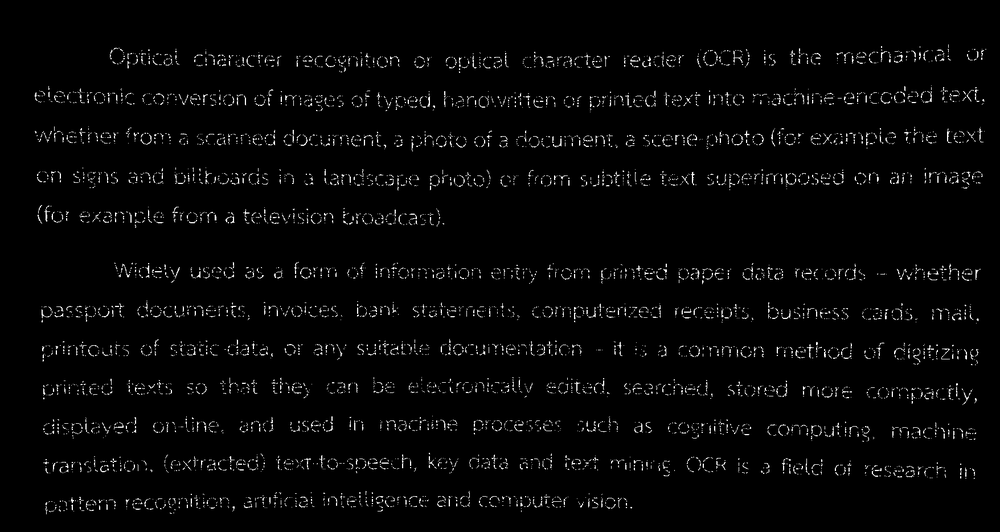
#> input picture lab-11/BrokenText.png, 1000 x 532 px, shrunk from 1756 x 934 before the run
$ jupyter execute lab-11.ipynb   (shell and % lines are left out)
#> lines starting #> are read from the running program, lines starting #| are printed output that depends on the picture; after the words box and inside, x2 and y2 are one past the last pixel; in counts of white or black regions, pixels touching at a corner belong together
[cell 1]
import cv2 as cv
import numpy as np
from matplotlib import pyplot as plt

[cell 2]
src = cv.imread("./BrokenText.png")
#> src is the input picture: shape (532, 1000, 3); min 0, max 255, mean 7.1
gray_img = cv.cvtColor(src,cv.COLOR_BGR2GRAY)
_,bin_img = cv.threshold(gray_img,127,255,cv.THRESH_BINARY)
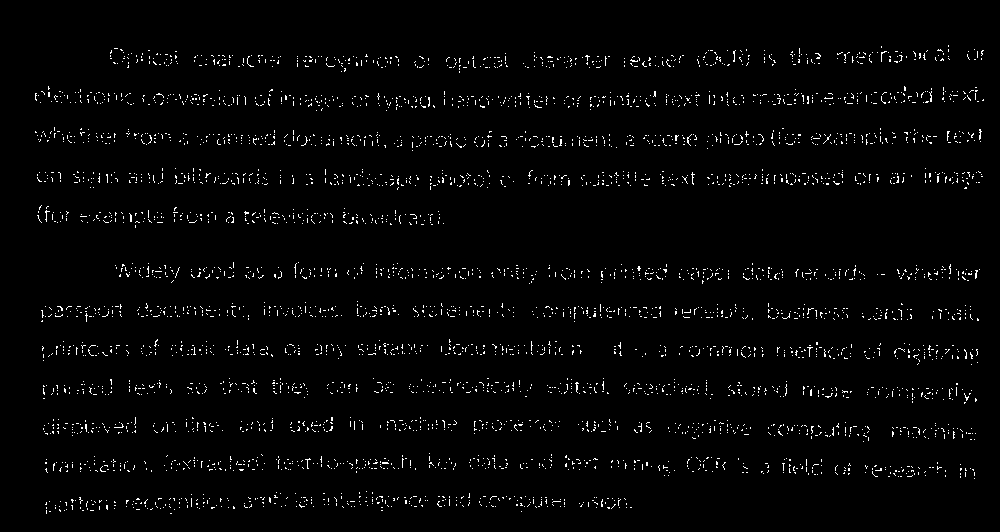
#> bin_img: shape (532, 1000); 2.2% white in thin lines or dots, all inside (x1, y1, x2, y2) = (35, 45, 984, 514)
plt.rcParams["figure.figsize"] = [30, 18]
#plt.rcParams["figure.autolayout"] = True
plt.imshow(bin_img,cmap='gray'),plt.xticks([]),plt.yticks([])
plt.show()

[cell 3]
# rect3x3 = cv.getStructuringElement(cv.MORPH_RECT,(3,3))
# cross3x3 = cv.getStructuringElement(cv.MORPH_CROSS,(3,3))
# ellipse3x3 = cv.getStructuringElement(cv.MORPH_ELLIPSE,(3,3))
rect5x5 = cv.getStructuringElement(cv.MORPH_RECT,(5,5))
cross5x5 = cv.getStructuringElement(cv.MORPH_CROSS,(5,5))
ellipse5x5 = cv.getStructuringElement(cv.MORPH_ELLIPSE,(5,5))

[cell 4]
dilated_rect5x5 = cv.dilate(bin_img,rect5x5,iterations=1)
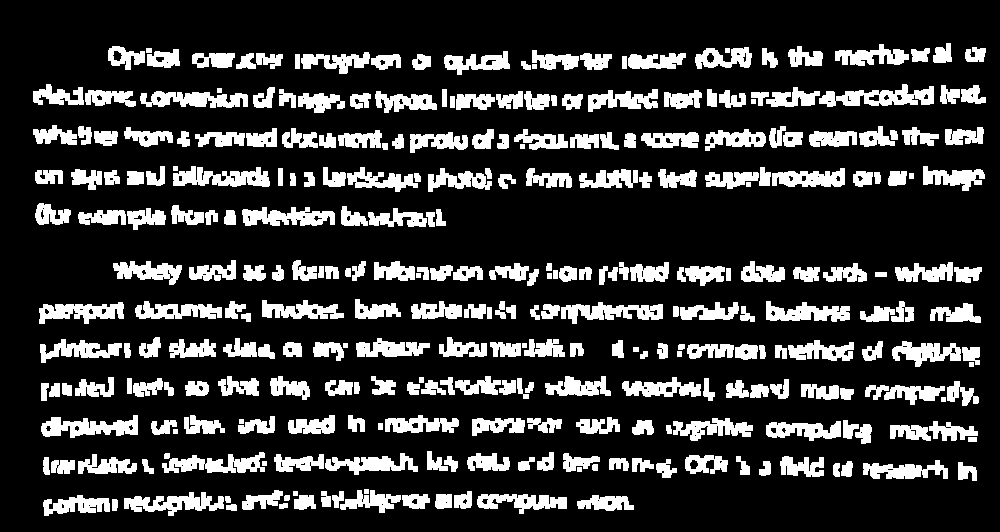
#> dilated_rect5x5: shape (532, 1000); 20.3% white; 307 white regions, largest, box (x1, y1, x2, y2) and area: (819, 84, 934, 107) 1399, (41, 415, 138, 438) 1257, (173, 166, 270, 187) 1253
dilated_cross5x5 = cv.dilate(bin_img,cross5x5,iterations=1)
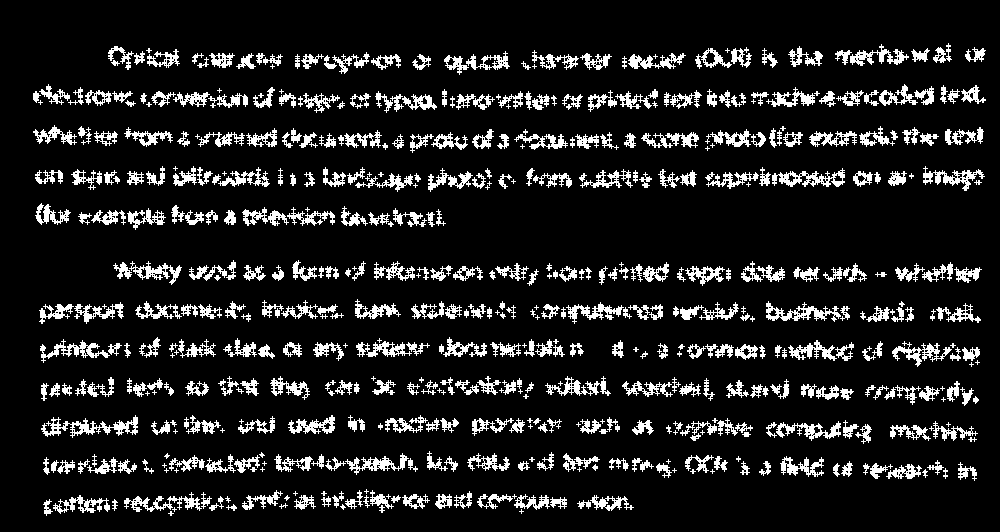
#> dilated_cross5x5: shape (532, 1000); 12.2% white; 578 white regions (130 under 20 px), largest, box (x1, y1, x2, y2) and area: (41, 415, 138, 438) 772, (772, 168, 845, 187) 614, (766, 301, 841, 322) 604
dilated_ellipse5x5 = cv.dilate(bin_img,ellipse5x5,iterations=1)
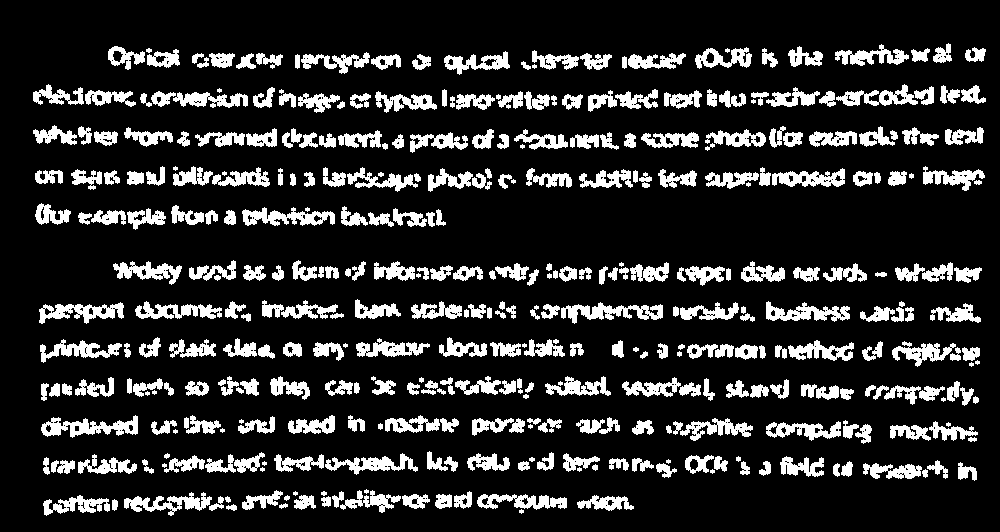
#> dilated_ellipse5x5: shape (532, 1000); 16.8% white; 387 white regions (38 under 20 px), largest, box (x1, y1, x2, y2) and area: (41, 415, 138, 438) 1058, (561, 302, 663, 324) 1047, (242, 207, 335, 226) 954
ALL_show_img = np.concatenate((dilated_cross5x5,dilated_ellipse5x5,dilated_rect5x5),axis=1)
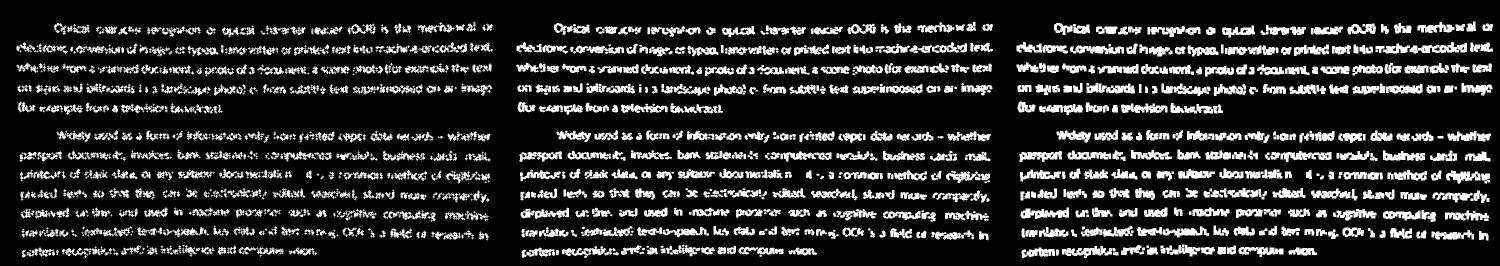
#> ALL_show_img: shape (532, 3000) (shown at 1/2 size); 16.4% white; 1272 white regions (168 under 20 px), largest, box (x1, y1, x2, y2) and area: (2819, 84, 2934, 107) 1399, (2041, 415, 2138, 438) 1257, (2173, 166, 2270, 187) 1253
plt.imshow(ALL_show_img,cmap='gray')

[cell 5]
ALL_show_img = np.concatenate((bin_img,dilated_rect5x5),axis=0)
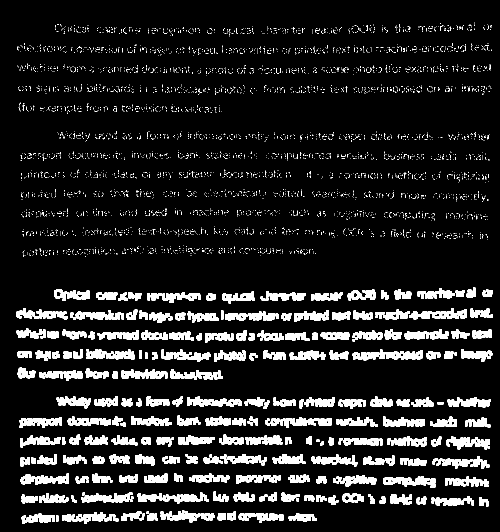
#> ALL_show_img: shape (1064, 1000) (shown at 1/2 size); 11.2% white; 4404 white regions (4096 under 20 px), largest, box (x1, y1, x2, y2) and area: (819, 616, 934, 639) 1399, (41, 947, 138, 970) 1257, (173, 698, 270, 719) 1253
plt.imshow(ALL_show_img,cmap='gray')

$ run again, with lab-11/3-3-3.png copied over lab-11/BrokenText.png
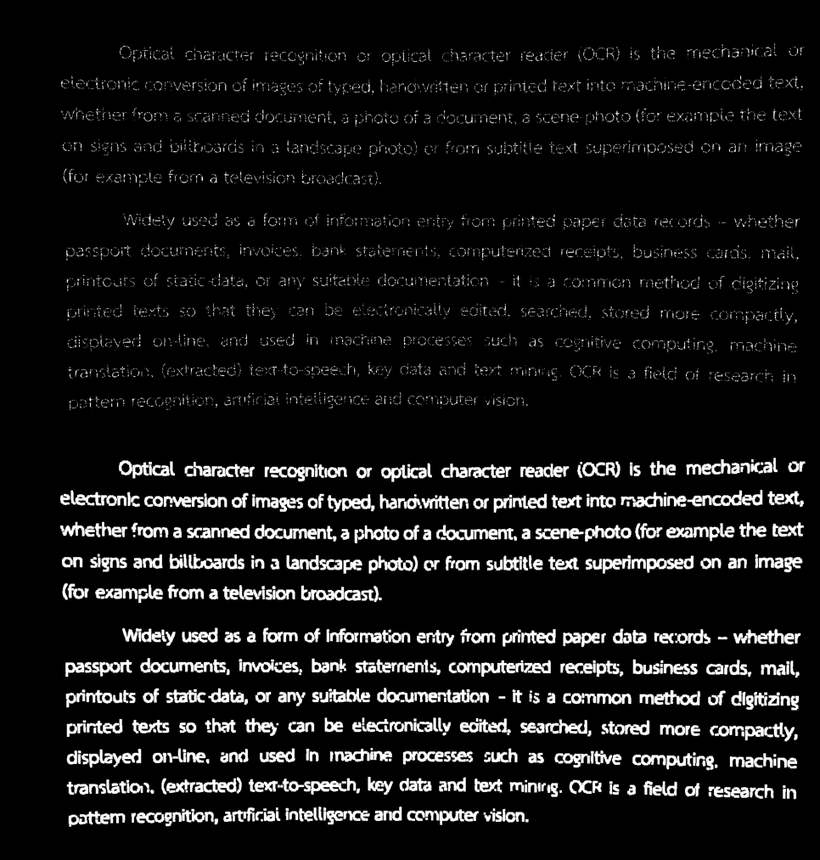
#> input picture lab-11/3-3-3.png, 820 x 860 px, shrunk from 966 x 1013 before the run
#> src is the input picture: shape (860, 820, 3); min 0, max 255, mean 20.6
#> `_,bin_img = cv.threshold(gray_img,127,255,cv.THRESH_BINARY)`:
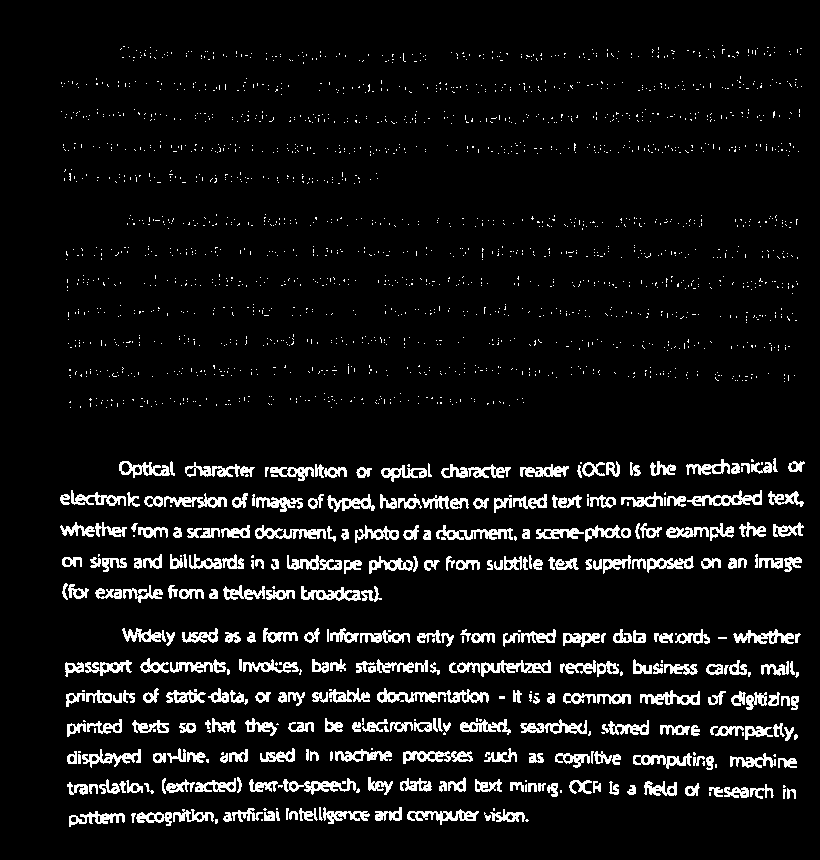
#> bin_img: shape (860, 820); 7.4% white; 2317 white regions (2016 under 20 px), largest, box (x1, y1, x2, y2) and area: (377, 688, 489, 703) 760, (481, 660, 551, 677) 522, (687, 490, 762, 506) 519
#> dilated_rect5x5: shape (860, 820); 22.6% white; 664 white regions, largest, box (x1, y1, x2, y2) and area: (534, 521, 736, 544) 2978, (58, 488, 229, 510) 2513, (619, 488, 764, 509) 2137
#> dilated_cross5x5: shape (860, 820); 17.3% white; 889 white regions (339 under 20 px), largest, box (x1, y1, x2, y2) and area: (619, 488, 764, 509) 1915, (534, 521, 664, 544) 1679, (375, 686, 491, 705) 1527
#> dilated_ellipse5x5: shape (860, 820); 20% white; 744 white regions (133 under 20 px), largest, box (x1, y1, x2, y2) and area: (534, 521, 736, 544) 2774, (58, 488, 229, 510) 2331, (619, 488, 764, 509) 2006
#> `ALL_show_img = np.concatenate((bin_img,dilated_rect5x5),axis=0)`:
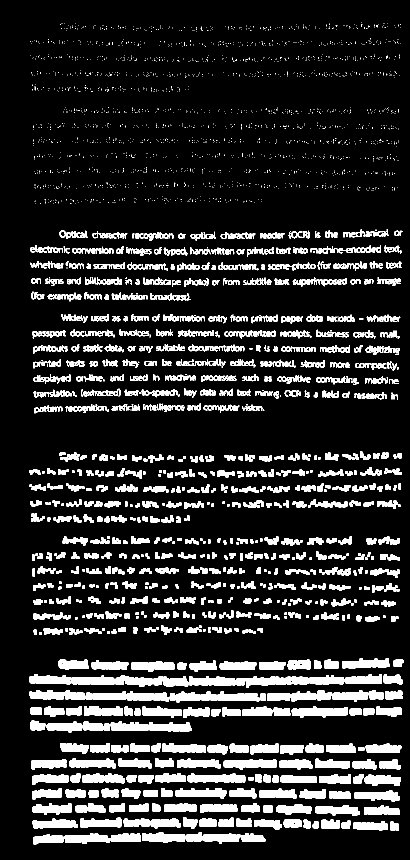
#> ALL_show_img: shape (1720, 820) (shown at 1/2 size); 15% white; 2981 white regions (2016 under 20 px), largest, box (x1, y1, x2, y2) and area: (534, 1381, 736, 1404) 2978, (58, 1348, 229, 1370) 2513, (619, 1348, 764, 1369) 2137
